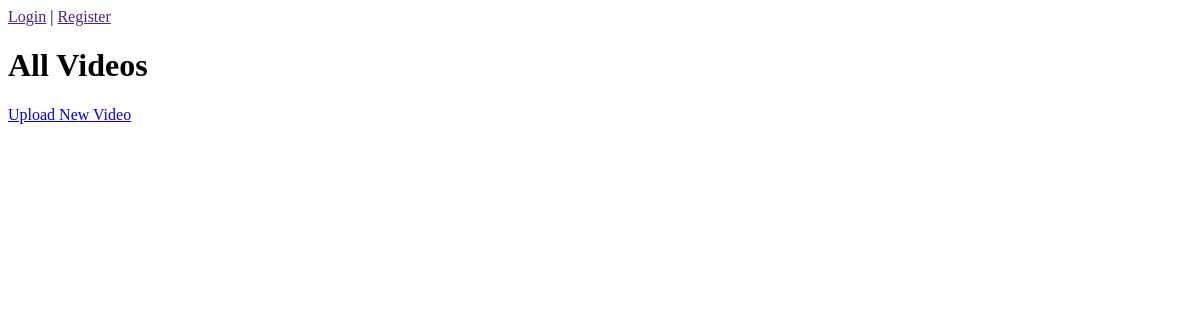
The app's page /videos/, older data.
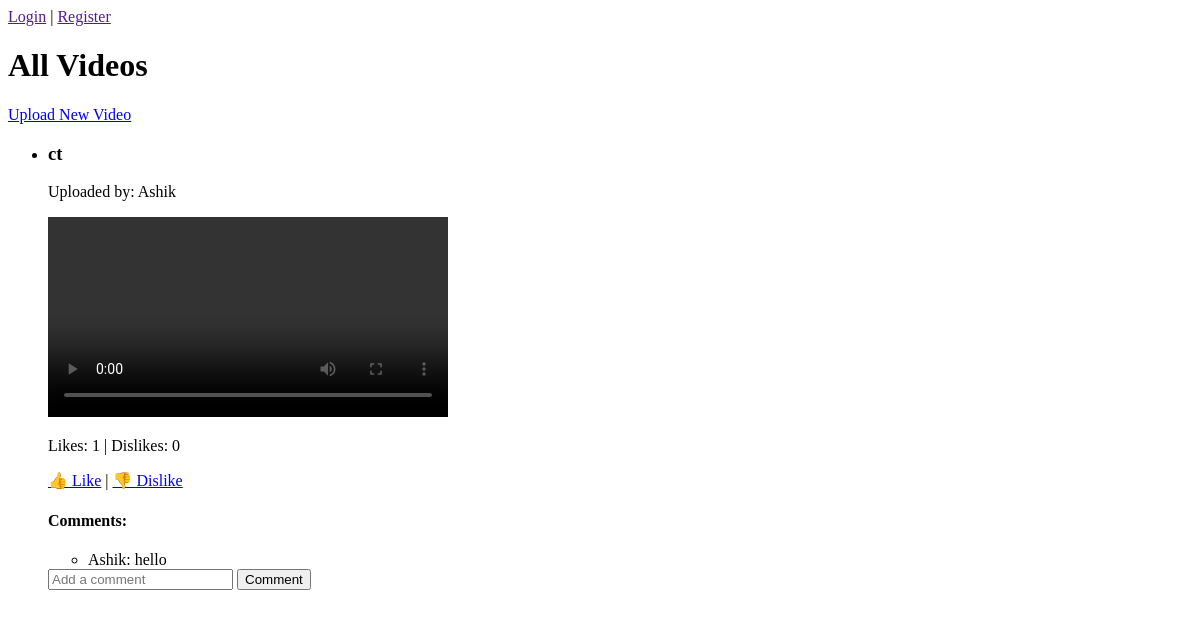
The same page, newer data.
### videos/models.py (models this page shows, shortened)
class Video(models.Model):
    title = models.CharField(max_length=255)
    description = models.TextField()
    video_file = models.FileField(upload_to='videos/')
    thamnail = models.ImageField(upload_to='videos/thamnail/')
    uploaded_by = models.ForeignKey(MyUser, on_delete=models.CASCADE)
    uploaded_at = models.DateTimeField(auto_now_add=True)
    likes = models.ManyToManyField(MyUser, related_name='liked_videos', blank=True)
    dislikes = models.ManyToManyField(MyUser, related_name='disliked_videos', blank=True)
    favorites = models.ManyToManyField(MyUser, related_name='favorite_videos', blank=True)
    def total_likes(self):
        return self.likes.count()
    def total_dislikes(self):
        return self.dislikes.count()

class VideoComment(models.Model):
    video = models.ForeignKey(Video, on_delete=models.CASCADE, related_name='comments')
    user = models.ForeignKey(MyUser, on_delete=models.CASCADE)
    text = models.TextField()
    created_at = models.DateTimeField(auto_now_add=True)

### users/models.py (models this page shows, shortened)
class MyUser(AbstractUser):
    profile_picture = models.ImageField(upload_to='profile_pics/', blank=True, null=True)
    UserId = models.CharField(max_length=150, unique=True, blank=True, null=True)

### videos/views.py (the view)
# urls.py: path('', views.video_list, name='video_list'),
def video_list(request):
    videos = Video.objects.all()
    return render(request, 'video_list.html', {'videos': videos})

### videos/templates/video_list.html (shortened to what this page needs)
{% extends "base.html" %}
{% block content %}
<h1>All Videos</h1>
<a href="{% url 'upload_video' %}">Upload New Video</a>
<ul>
    {% for video in videos %}
        <li>
            <h3>{{ video.title }}</h3>
            <p>Uploaded by: {{ video.uploaded_by }}</p>
            <video width="400" controls>
                <source src="{{ video.video_file.url }}" type="video/mp4">
            </video>
            <p>Likes: {{ video.total_likes }} | Dislikes: {{ video.total_dislikes }}</p>
            <a href="{% url 'like_video' video.id %}">👍 Like</a> |
            <a href="{% url 'dislike_video' video.id %}">👎 Dislike</a>
            <h4>Comments:</h4>
            <ul>
                {% for comment in video.comments.all %}
                    <li>{{ comment.user.username }}: {{ comment.text }}</li>
                {% endfor %}
            </ul>
            <form method="post" action="{% url 'add_video_comment' video.id %}">
                <input type="text" name="text" placeholder="Add a comment" required>
                <button type="submit">Comment</button>
            </form>
        </li>
    {% endfor %}
</ul>
{% endblock %}

### templates/base.html (shortened to what this page needs)
<!DOCTYPE html>
<html lang="en">
<head>
</head>
<body>
    <nav>
        {% if user.is_authenticated %}
            <a href="">Edit Profile</a> |
            <a href="">Logout</a>
        {% else %}
            <a href="">Login</a> |
            <a href="">Register</a>
        {% endif %}
    </nav>
    {% block content %}
    {% endblock %}
</body>
</html>

Row changes from the older to the newer data that the page shows:
added Video: title "ct", uploaded_by "Ashik", total_likes "1", total_dislikes "0"
added VideoComment: user.username "Ashik", text "hello"
